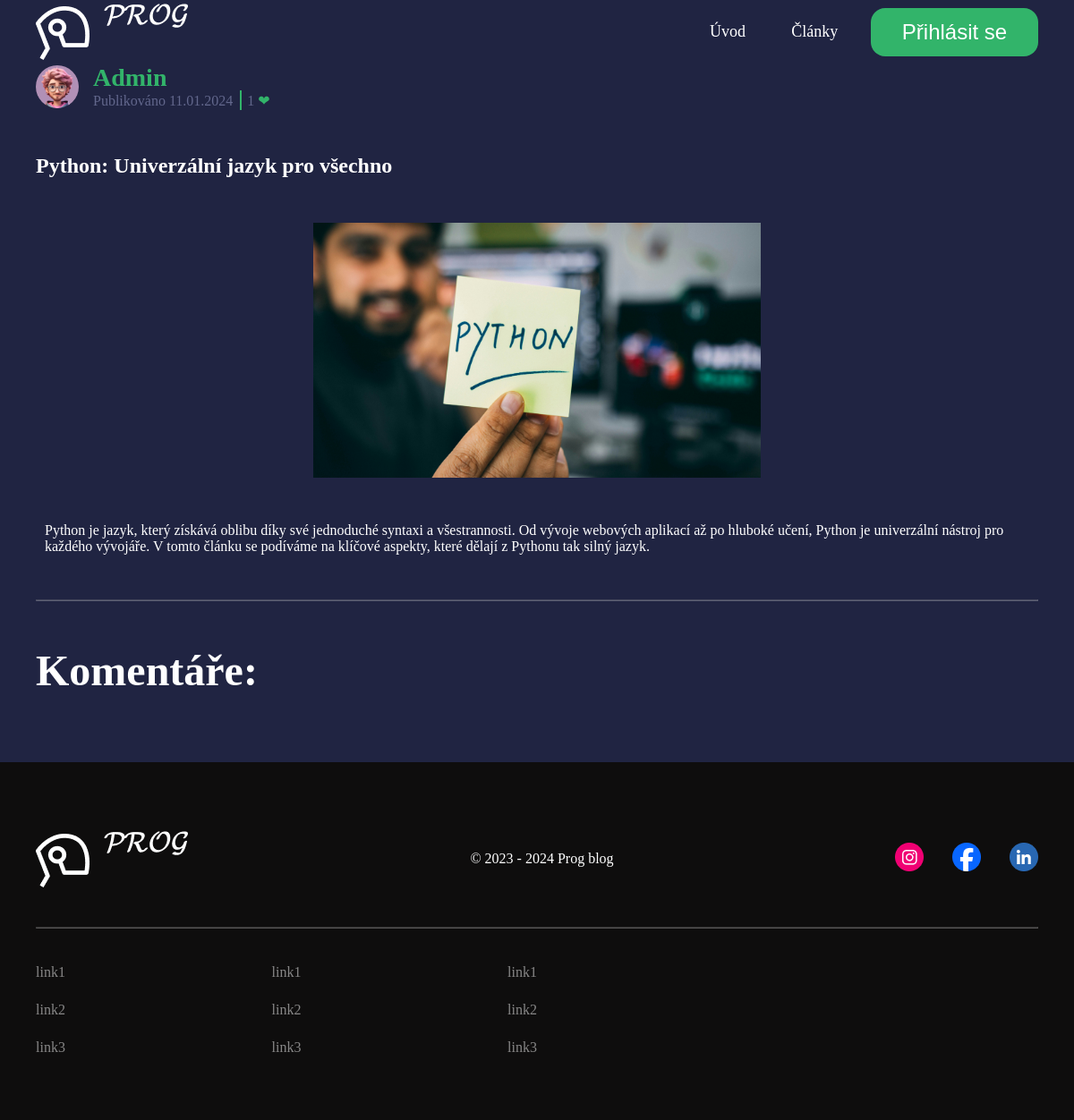
The page /projekty/PCS2023/PCS-project/article-detail?article_id=22 on the database as committed earlier.
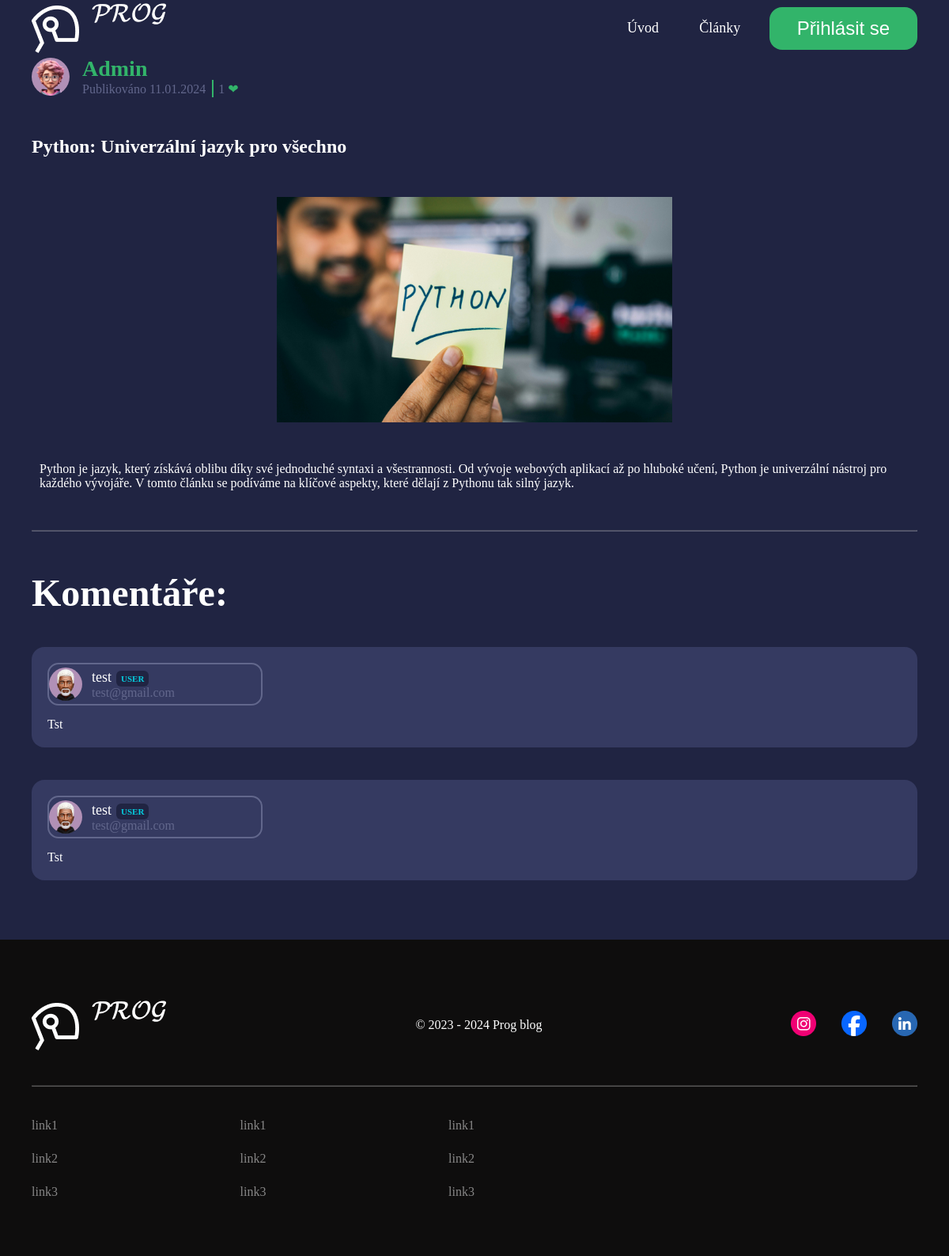
The same page on the database as committed later.
### tables this page shows
CREATE TABLE `users` (
  `id` int(11) NOT NULL,
  `name` varchar(255) NOT NULL,
  `email` varchar(255) NOT NULL,
  `password` varchar(255) NOT NULL,
  `avatar` varchar(255) NOT NULL,
  `role` varchar(255) NOT NULL,
  `user_token` varchar(255) DEFAULT NULL
);

CREATE TABLE `articles` (
  `id` int(11) NOT NULL,
  `user_id` int(11) NOT NULL,
  `title` varchar(255) NOT NULL,
  `subtitle` varchar(255) NOT NULL,
  `article_content` text NOT NULL,
  `article_image` varchar(255) NOT NULL,
  `article_status` int(11) NOT NULL,
  `created_at` timestamp NOT NULL DEFAULT current_timestamp()
);

CREATE TABLE `comments` (
  `id` int(11) NOT NULL,
  `user_id` int(11) NOT NULL,
  `article_id` int(11) NOT NULL,
  `comment_content` text NOT NULL,
  `created_at` timestamp NOT NULL DEFAULT current_timestamp()
);

### core/view.php (called while the page is built, shortened)
<?php
class View
{
    public static function render($viewName, $data = null): self
    {
        require_once "views/" . $viewName . ".view.php";
        return new self();
    }
}

### app/controllers/ArticleDetailController.php (called while the page is built, shortened)
<?php
class ArticleDetailController
{
    protected Article $article;
    protected Like $like;
    protected User $user;
    protected Comment $comment;
    public function __construct()
    {
        $this->article = new Article();
        $this->user = new User();
        $this->like = new Like();
        $this->comment = new Comment();
    }
    public function showArticleDetail(): View
    {
        $articleId = $_GET['article_id'] ?? null;
        $error = $_GET['error'] ?? null;
        $article = $this->article->find($articleId)[0];
        return View::render('article-detail', [
            'title' => $article['title'],
            'article' => $article,
            'likeStatus' => $likeStatus ?? NULL,
            'articleLikesCount' => $this->like->getArticleLikeCount($articleId)[0]['article_like_count'],
            'articleAuthor' => $this->user->find($article["user_id"])[0],
            'articleComments' => $this->comment->getArticleComments($article["id"]),
            'error'=> Errors::errorMessage($error),
        ]);
    }
}

### core/router.php (called while the page is built, shortened)
<?php
class Router
{
    public $routes = [];
    public function addRoute(string $url, string $controller, string $callback, string $http_method, array $midware = [])
    {
        $this->routes[$http_method . $url] = [
            'controller' => $controller,
            'callback' => $callback,
            'http_method' => $http_method,
            'midware' => $midware,
        ];
    }
    public function dispatch(string $url): void
    {
        $callback = $this->routes[$url]['callback'];
        $controllerInit = new $controller();
        $controllerInit->$callback($_POST ? $_POST : []);
    }
}

### web/routes.php (called while the page is built, shortened)
<?php
$router = new Router();
$router->get($GLOBALS['__BASE_PATH__'], HomepageController::class, 'showHomepage');
$router->get($GLOBALS['__BASE_PATH__'] . "register", RegisterController::class, 'showRegister');
$router->post($GLOBALS['__BASE_PATH__'] . "register", RegisterController::class, 'registerUser');
$router->get($GLOBALS['__BASE_PATH__'] . "login", LoginController::class, 'showLogin');
$router->post($GLOBALS['__BASE_PATH__'] . "login", LoginController::class, 'loginUser');
$router->get($GLOBALS['__BASE_PATH__'] . "logout", LoginController::class, 'logoutUser');
$router->get($GLOBALS['__BASE_PATH__'] . "articles", ArticlesController::class, 'showAllArticles');
$router->get($GLOBALS['__BASE_PATH__'] . "articles/user-articles/published", ArticlesController::class, 'showUserPublishedArticles', ["Auth:USER"]);
$router->get($GLOBALS['__BASE_PATH__'] . "articles/user-articles/deny", ArticlesController::class, 'showUserDenyArticles', ["Auth:USER"]);
$router->get($GLOBALS['__BASE_PATH__'] . "articles/user-articles/to-check", ArticlesController::class, 'showUserToCheckArticles', ["Auth:USER"]);
$router->get($GLOBALS['__BASE_PATH__'] . "articles/user-articles/to-approve", ArticlesController::class, 'showUsersToApproveArticles', ["Auth:EDITOR"]);
$router->get($GLOBALS['__BASE_PATH__'] . "article-detail", ArticleDetailController::class, 'showArticleDetail');
$router->post($GLOBALS['__BASE_PATH__'] . "article-detail", ArticleDetailController::class, 'changeUserArticleLikeStatus', ["Auth:USER"]);
$router->post($GLOBALS['__BASE_PATH__'] . "article-detail/comment", ArticleDetailController::class, 'addComentToArticle', ["Auth:USER"]);
$router->get($GLOBALS['__BASE_PATH__'] . "article-detail/approval", ArticleDetailController::class, 'acceptArticle', ["Auth:EDITOR"]);
$router->post($GLOBALS['__BASE_PATH__'] . "article-detail/approval", ArticleDetailController::class, 'denyArticle', ["Auth:EDITOR"]);
$router->get($GLOBALS['__BASE_PATH__'] . "articles/delete", ArticlesController::class, 'deleteArticle', ["Auth:USER"]);
$router->post($GLOBALS['__BASE_PATH__'] . "articles", ArticlesController::class, 'createArticle', ["Auth:USER"]);
$router->post($GLOBALS['__BASE_PATH__'] . "articles/edit", ArticlesController::class, 'editArticle', ["Auth:USER"]);
$router->post($GLOBALS['__BASE_PATH__'] . "articles/fill-edit-article", ArticlesController::  class, 'fillEditArticle');
$router->get($GLOBALS['__BASE_PATH__'] . "user", UserController::class, 'showUser');
$router->post($GLOBALS['__BASE_PATH__'] . "user/change-avatar", UserController::class, 'changeAvatar');
$router->post($GLOBALS['__BASE_PATH__'] . "user/settings-edit", UserController::class, 'userSettingsEdit');
$router->get($GLOBALS['__BASE_PATH__'] . "messages", MessagesController::class, 'showMessages', ["Auth:USER"]);
$currentUrl = $_SERVER['REQUEST_METHOD'] . $_SERVER['REQUEST_URI'];
$currentUrl = parse_url($currentUrl)['path'];
$router->dispatch($currentUrl);

### index.php (called while the page is built, shortened)
<?php
require_once "./autoload.php";
require_once "./web/routes.php";

### core/Database.php (called while the page is built, shortened)
<?php
class Database
{
    public $pdo;
    public function __construct()
    {
        require_once "config.php";
        $host = DB_HOST;
        $db   = DB_DATABASE;
        $user = DB_USERNAME;
        $pass = DB_PASSWORD;
        $charset = 'utf8mb4';
        $dsn = "mysql:host=$host;dbname=$db;charset=$charset";
        $options = [
            PDO::ATTR_ERRMODE            => PDO::ERRMODE_EXCEPTION,
            PDO::ATTR_DEFAULT_FETCH_MODE => PDO::FETCH_ASSOC,
            PDO::ATTR_EMULATE_PREPARES   => false,
        ];
        try {
            $this->pdo = new PDO("mysql:host=$host", $user, $pass, $options);
            $databaseExists = $this->pdo->query("SELECT SCHEMA_NAME FROM INFORMATION_SCHEMA.SCHEMATA WHERE SCHEMA_NAME = '$db'")->fetch();
            if (!$databaseExists) {
                $createDbSql = "CREATE DATABASE `$db`";
                $this->pdo->exec($createDbSql);
                $this->pdo->exec("USE `$db`");
            }
        } catch (PDOException $e) {
            die("DB ERROR: " . $e->getMessage());
        }
        $this->pdo = new PDO($dsn, $user, $pass, $options);
    }
    public function query(string $query, array $values = null)
    {
        if ($values) {
            $values = array_values($values);
            $stmp = $this->pdo->prepare($query);
            $stmp->execute($values);
        } else {
            $stmp = $this->pdo->query($query)->fetchAll();
        }
        return $stmp;
    }
    protected function executeSqlFile(string $filePath): void
    {
        $sqlContent = file_get_contents($filePath);
        try {
            $this->pdo->exec($sqlContent);
        } catch (PDOException $e) {
            echo "Error executing SQL file: " . $e->getMessage();
        }
    }
}

### core/Model.php (called while the page is built, shortened)
<?php
class Model
{
    protected $database;
    protected $table;
    public function __construct()
    {
        $this->database = new Database;
    }
    public function find(int $id): array
    {
        return $this->database->query("SELECT * FROM $this->table where id = $id");
    }
}

### autoload.php (called while the page is built, shortened)
<?php
spl_autoload_register(function ($class) {
	$prefix = '';
	$base_dir = __DIR__ . "/";
	$class_name = str_replace($prefix, '', $class);
	$file = $base_dir . str_replace('\\', '/', $class_name) . '.php';
});

### config.php (called while the page is built)
<?php
return [
    define('APP_NAME', 'root'),
    define('DB_HOST', 'localhost'),
    define('DB_DATABASE', 'progblog'),
    define('DB_PASSWORD', ''),
    define('DB_USERNAME', 'root'),
];

### app/Models/Comment.php (called while the page is built, shortened)
<?php
class Comment extends Model
{
    protected $table = 'comments';
    public function getArticleComments(int $articleId): array
    {
        return $this->database->query("
            SELECT
                comments.id,
                comment_content,
                users.id AS comment_author_id,
                users.name AS comment_author,
                users.email AS comment_author_email,
                users.avatar AS comment_author_avatar,
                users.role AS comment_author_role
            FROM
                $this->table
            INNER JOIN
                users
            ON
                user_id = users.id
            WHERE
                article_id = $articleId
            ORDER BY created_at
        ");
    }
}

### views/article-detail.view.php (the view, shortened to what the rows shown need)
<body>
    <main class="main-class">
        <div class="container">
            <a class="author" href="<?= $GLOBALS['__BASE_PATH__']?>user?user_id=<?= $articleAuthor['id']; ?>">
                <img class="avatar__article-detail avatar" src="<?= $GLOBALS['__BASE_PATH__']?>images/avatars/<?= $articleAuthor['avatar']; ?>" alt="avatar">
                <div class="author-info">
                    <h3 class="author-name"><?= $articleAuthor['name']; ?></h3>
                    <p class="article-info">Publikováno <span class="article-date-and-likes"> <span class="like-amount"> </span></span></p>
                </div>
            </a>
            <article class="article-detail">
                <h1><?= $article['title']; ?></h1>
                <div class="img-holder">
                    <div class="img-sizer">
                        <img src="<?= $GLOBALS['__BASE_PATH__']?>images/uploads/articles/<?= $article['article_image']; ?>" alt="">
                    </div>
                </div>
                <div class="article-text">
                     <?= $article['article_content']; ?>
                </div>
                <hr class="separator">
            </article>
            <section class="comments">
                <h2  id="add_comment_header" class="comments-title">Komentáře:</h2>
                <?php foreach ($articleComments as $articleComment): ?>
                    <article class="comment">
                        <a class="comment__header" href="<?= $GLOBALS['__BASE_PATH__']?>user?user_id=<?= $articleComment['comment_author_id']; ?>">
                            <div class="user-menu user-menu--change">
                                <img class="avatar" src="<?= $GLOBALS['__BASE_PATH__']?>images/avatars/<?= $articleComment['comment_author_avatar']; ?>" alt="User Avatar">
                                <div class="user-menu__user-info">
                                    <p class="user-menu__user-name"><?= $articleComment['comment_author']; ?><span class="user-menu__role"><?= $articleComment['comment_author_role']; ?></span></p>
                                    <div class="email-text">
                                        <?= $articleComment['comment_author_email']; ?>
                                    </div>
                                </div>
                            </div>
                        </a>
                        <div class="comment__body">
                            <?= $articleComment['comment_content']; ?>
                        </div>
                    </article>
                <?php endforeach; ?>
            </section>
        </div>
    </main>
</body>
</html>

### app/Helpers/DateFormat.php (shortened to what the rows shown need)
<?php
class DateFormat
{
    public static function formatDate(string $date, bool $withTime): void
    {
        $format = 'Y-m-d H:i:s';
        $dateTime = DateTime::createFromFormat($format, $date);
        $outputFormat = 'd.m.Y';
        echo $dateTime->format($outputFormat);
    }
}

Rows that differ between the two databases and show on the page:
added comments: user.avatar (picture), user.name "test", user.role "USER", user.email "test@gmail.com", comment_content "Tst"
added comments: user.avatar (picture), user.name "test", user.role "USER", user.email "test@gmail.com", comment_content "Tst"
